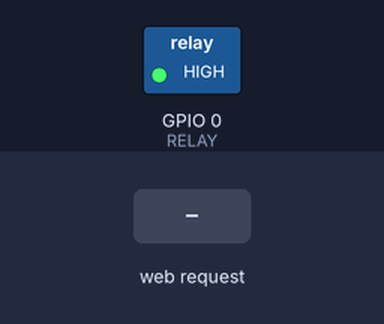
A sketch run on a simulated ESP8266 (NodeMCU). On the bench: switched loads named in the sketch (green lamp = pin HIGH). The inputs (shaded band) are chosen by the test bench. WiFi joins after 1.5 s; servers stay silent unless stated; what the sketch prints to the serial monitor is not drawn.

Above: at 2.7 s.
2.8 s: HTTP request GET /on received
At 3.7 s:
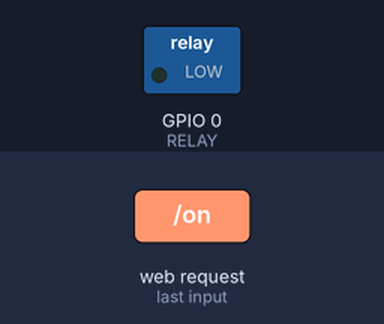
4.3 s: HTTP request GET /off received
At 4.9 s:
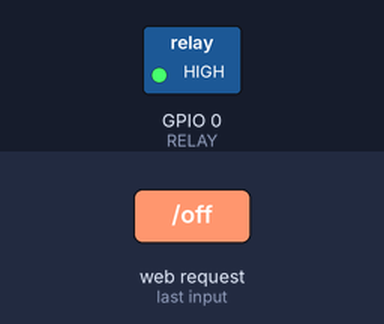
Timing chart, 0 to 7.3 s (numbered marks = the images above; inputs shaded):
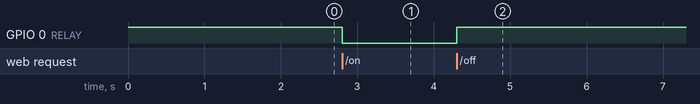

The sketch:

ESP01S_Control_Relay_S_0702_Echo_v1.0.ino
```cpp
#include <ESP8266WiFi.h>
#include <WiFiClient.h>
#include <ESP8266WebServer.h>
#include <ESP8266mDNS.h>

#ifndef STASSID
#define STASSID "SASAT"  //無線分享器的名稱
#define STAPSK  "0920231219"    //密碼

//#define STASSID "XZ2 sasa"  //無線分享器的名稱
//#define STAPSK  "0920231219"    //密碼

//#define STASSID "chtti_NC"  //無線分享器的名稱
//#define STAPSK  "chtti@chtti"    //密碼
#define RELAY 0 // relay connected to  GPIO0
#endif

const char* ssid = STASSID;
const char* password = STAPSK;


ESP8266WebServer server(80);

void handleRoot() {  //訪客進入主網頁時顯示的內容
  server.send(200, "text/plain", "Hello From ESP01S Relay!");
}

void handleNotFound() {  //找不到網頁時顯示的內容
  server.send(404, "text/plain", "File Not Found");
}

void setup(void) {

  pinMode(RELAY,OUTPUT);
  digitalWrite(RELAY, HIGH);

  Serial.begin(115200);
  WiFi.mode(WIFI_STA);
  WiFi.begin(ssid, password);
  Serial.println("");


  // 等待WiFi連線
  while (WiFi.status() != WL_CONNECTED) {
    delay(500);
    Serial.print(".");
  }
  Serial.println("");
  Serial.print("Connected to ");
  Serial.println(ssid);
  Serial.print("IP address: ");
  Serial.println(WiFi.localIP());  //在監控視窗顯示取得的IP

  if (MDNS.begin("esp8266")) {
    Serial.println("MDNS responder started");
  }

  server.on("/", handleRoot);  //綁定主網頁會觸發的副程式

  server.on("/on", []() {      //網頁 /on 會執行的程式
    server.send(200, "text/plain", "Relay Turn ON");
    digitalWrite(RELAY,LOW);
    Serial.print("Relay Turn On");
  });

  server.on("/off", []() {      //網頁 /off 會執行的程式
    server.send(200, "text/plain", "Relay Turn Off");
    digitalWrite(RELAY,HIGH);
    Serial.print("Relay Turn Off");

  });


  server.onNotFound(handleNotFound);  //綁定找不到網頁時會觸發的副程式

  server.begin();
  Serial.println("HTTP server started");
}

void loop(void) {
  server.handleClient();
  MDNS.update();
}
```

Measured:
- after the input at 2.8 s, GPIO 0 (RELAY): HIGH → LOW at once
- after the input at 4.3 s, GPIO 0 (RELAY): LOW → HIGH at once
